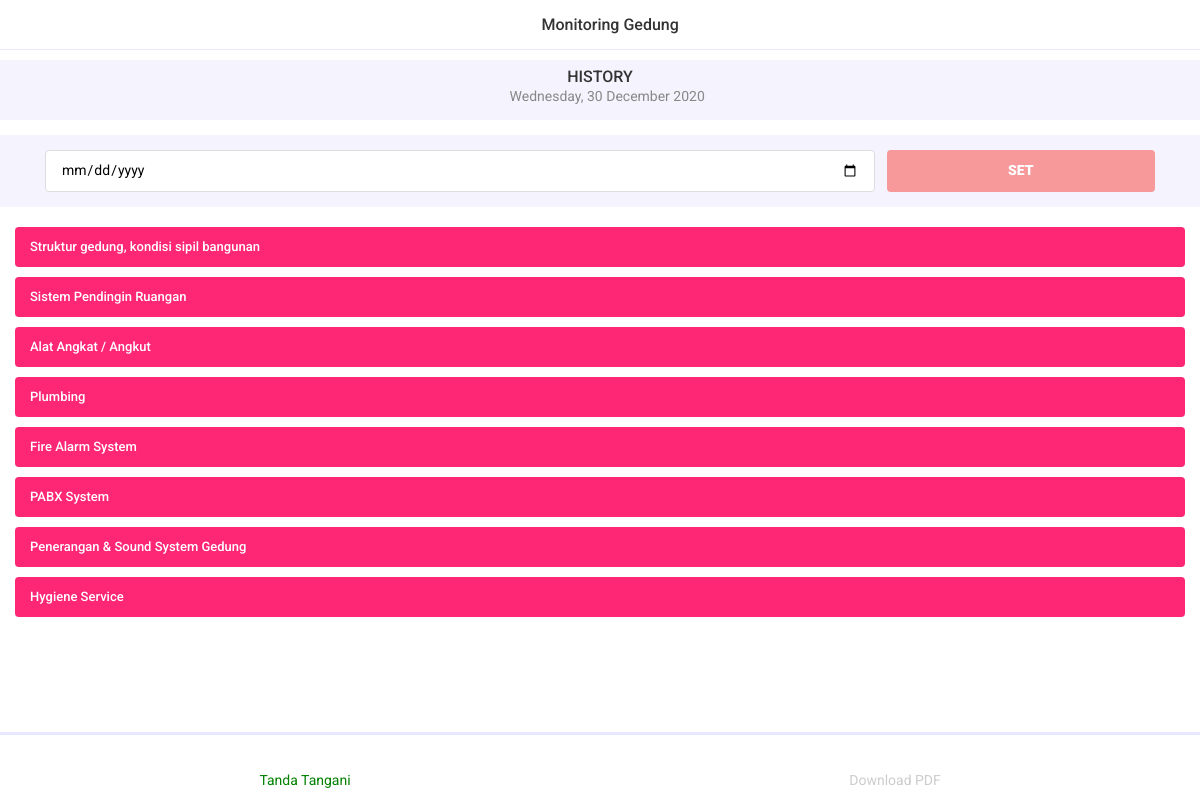
The app's page /menondc/history (signed in) with its own data.
### menondc/models.py (models this page shows, shortened)
class mendc_latest_history(models.Model):
    history = models.DateField(
        name="history", auto_now=False, auto_now_add=False, verbose_name="History")
    class Meta:
        db_table = ''
        managed = True
        verbose_name = 'history'
        verbose_name_plural = 'histories'

class mendc_area(models.Model):
    nama_area = models.CharField(max_length=100, name='namaArea',
                                 verbose_name='Nama Area', unique=True, blank=True, null=True)
    class Meta:
        db_table = ''
        managed = True
        verbose_name = 'area'
        verbose_name_plural = 'areas'

class mendc_day(models.Model):
    hari_ini = models.DateField(
        name="hariIni", auto_now=False, auto_now_add=False, verbose_name="Hari ini")
    mendcMaker = models.ForeignKey(User, verbose_name="Maker's Signature",
                                   on_delete=models.PROTECT, related_name="mendcMaker", blank=True, null=True, limit_choices_to={'groups__name': 'maker'})
    mendcChecker = models.ForeignKey(User, verbose_name="Checker's Signature",
                                     on_delete=models.PROTECT, related_name="mendcChecker", blank=True, null=True, limit_choices_to={'groups__name': 'checker'})
    mendcSigner = models.ForeignKey(User, verbose_name="Signer's Signature",
                                    on_delete=models.PROTECT, related_name="mendcSigner", blank=True, null=True, limit_choices_to={'groups__name': 'signer'})
    class Meta:
        verbose_name = _("day")
        verbose_name_plural = _("days")

### menondc/views.py (the view)
# urls.py: path('history', mendc_history, name='mendc_history'),
@login_required(login_url='user_login')
def mendc_history(request):
    obj = mendc_latest_history.objects.get(id=1)
    if request.method == 'POST':
        tgl = request.POST.get('date')
        if tgl:
            obj.history = datetime.strptime(tgl, '%Y-%m-%d').date()
            obj.save()
    areas = mendc_area.objects.all()
    subareas = mendc_subarea.objects.all()
    dailies = mendc_daily.objects.filter(hariIni=obj.history)
    dailies_queryset = dailies.count()
    days = None
    if request.user.groups.all().first().name == 'maker':
        days = mendc_day.objects.filter(Q(hariIni=date.today()) & Q(mendcMaker__isnull=True) & Q(
            mendcChecker__isnull=True) & Q(mendcSigner__isnull=True))
    if request.user.groups.all().first().name == 'checker':
        days = mendc_day.objects.filter(Q(hariIni=date.today()) & Q(mendcMaker__isnull=False) & Q(
            mendcChecker__isnull=True) & Q(mendcSigner__isnull=True))
    if request.user.groups.all().first().name == 'signer':
        days = mendc_day.objects.filter(Q(hariIni=date.today()) & Q(mendcMaker__isnull=False) & Q(
            mendcChecker__isnull=False) & Q(mendcSigner__isnull=True))
    context = {
        'areas': areas,
        'subareas': subareas,
        'harians': dailies,
        'tanggal': obj.history,
        'dailies_queryset': dailies_queryset,
        'title': 'Monitoring Gedung',
        'days':days
    }
    return render(request, 'menondc/mendc_history.html', context)

### templates/menondc/mendc_history.html (shortened to what this page needs)
{% extends "base.html" %}{% load static %}
{% block navbar %}
<div class="left"><a href='{% url "mendc_home" %}' class="link"><i class="icon ion-ios-arrow-back"></i></a>
</div>
<div class="title">{{title}}</div>
{% endblock navbar %}
{% block page_wrapper %}
<div class="newsletter bg-lightblue py-2">
    <div class="section-title text-center title-large">
        <h6>HISTORY</h6>
        <p><i class="icon ion-ios-calendar"></i> {{tanggal | date:"l, d F Y"}}</p>
    </div>
</div>
<div class="separator-small"></div>
<div class="form-elements bg-lightblue">
    <div class="separator-small"></div>
    <div class="container">
        <form method="POST" class="form-outline form-horizontal">
            <div class="form-wrapper">
                <div class="input-wrap row">
                    <div class="col-9">
                        <input type="date" name="date" id="date" class="date" autocomplete="off" value="01-01-2000"
                            placeholder="Select Date">
                    </div>
                    <div class="col-3">
                        <div class="button-default">
                            <button class="button minus-button bg-red select-date">SET</button>
                        </div>
                    </div>
                </div>
            </div>
        </form>
    </div>
    <div class="separator-small"></div>
</div>
<div class="separator-medium"></div>
<!-- <div class="maintenance">
    <div class="container">
        <img src="{% static 'images/maintenance.png' %}" height="300" width="300" alt="">
        <h5 class="mb-5" style="color: red;"><strong>Area Not Found</strong></h5>
        <div class="button-default">
            <div class="row">
                <div class="col-6">
                    <a href="{% url 'mendc_settings' %}" class="button">Settings</a>
                </div>
                <div class="col-6">
                    <a href="{% url 'mendc_area_add' %}" class="button button-outline">Create Area</a>
                </div>
            </div>
        </div>
    </div>
</div> -->
<div id="accordionParent" class="accordion accordion-inset">
    {% for area in areas %}
    <div class="accordion-item">
        <div class="accordion-title collapsed" data-toggle="collapse" data-target="#accordionTwo{{area.pk}}">
            {{area.namaArea}}
        </div>
    </div>
    {% endfor %}
</div>
{% endblock page_wrapper %}
{% block toolbar_bottom %}
<div class="separator-large"></div>
<ul class="toolbar-bottom toolbar-wrap">
    <li class="toolbar-item">
        {% for day in days %}
        {% if user.groups.all.0.name == 'maker' %}
        <a href="{% url 'user_mendc_maker_notification' user.username day.id day.hariIni %}"
            class="toolbar-link toolbar-link-active" style="color: green;">
            <i class="icon ion-ios-paper"></i>
            <p>Tanda Tangani</p>
        </a>
        {% elif user.groups.all.0.name == 'checker' %}
        <a href="{% url 'user_mendc_checker_notification' user.username day.id day.hariIni %}"
            class="toolbar-link toolbar-link-active" style="color: green;">
            <i class="icon ion-ios-paper"></i>
            <p>Tanda Tangani</p>
        </a>
        {% elif user.groups.all.0.name == 'signer' %}
        <a href="{% url 'user_mendc_signer_notification' user.username day.id day.hariIni %}"
            class="toolbar-link toolbar-link-active" style="color: green;">
            <i class="icon ion-ios-paper"></i>
            <p>Tanda Tangani</p>
        </a>
        {% endif %}
        {% endfor %}
    </li>
    <li class="toolbar-item">
        <a href="{% url 'mendc_history_download_pdf' %}" class="toolbar-link">
            <i class="icon ion-ios-download"></i>
            <p>Download PDF</p>
        </a>
    </li>
</ul>
{% endblock toolbar_bottom %}

### static/css/style.css (style rules this page uses)
body { font-family: 'Roboto', sans-serif; color: #888; font-size: 14px; font-weight: 400; background: #fff; }
h1, h2, h3, h4, h5, h6 { line-height: 110%; font-family: 'Roboto', sans-serif; margin: 0; font-weight: 500; color: #333; }
h6 { font-size: 16px; }
a { color: #333; }
ul { padding: 0; margin: 0; }
ul li { list-style-type: none; }
p { margin: 0; }
input { width: 100%; height: 42px; background: #eee; border-radius: 4px; border: 0; padding: 2px 15px; font-size: 14px; }
.input-wrap { margin-bottom: 15px; }
.input-wrap:last-child { margin-bottom: 0; }
.form-outline input { background: #fff; border: 1px solid #ddd; }
.row { margin-left: -6px; margin-right: -6px; margin-bottom: 12px; }
.row:last-child { margin-bottom: 0; }
.col-1, .col-2, .col-3, .col-4, .col-5, .col-6, .col-7, .col-8, .col-9, .col-10, .col-11, .col-12, .col, .col-auto, .col-sm-1, .col-sm-2, .col-sm-3, .col-sm-4, .col-sm-5, .col-sm-6, .col-sm-7, .col-sm-8, .col-sm-9, .col-sm-10, .col-sm-11, .col-sm-12, .col-sm, .col-sm-auto, .col-md-1, .col-md-2, .col-md-3, .col-md-4, .col-md-5, .col-md-6, .col-md-7, .col-md-8, .col-md-9, .col-md-10, .col-md-11, .col-md-12, .col-md, .col-md-auto, .col-lg-1, .col-lg-2, .col-lg-3, .col-lg-4, .col-lg-5, .col-lg-6, .col-lg-7, .col-lg-8, .col-lg-9, .col-lg-10, .col-lg-11, .col-lg-12, .col-lg, .col-lg-auto, .col-xl-1, .col-xl-2, .col-xl-3, .col-xl-4, .col-xl-5, .col-xl-6, .col-xl-7, .col-xl-8, .col-xl-9, .col-xl-10, .col-xl-11, .col-xl-12, .col-xl, .col-xl-auto { position: relative; width: 100%; padding-right: 6px; padding-left: 6px; }
.bg-lightblue { background: #f5f3fd !important; }
.bg-red { background: #f7999a !important; }
.separator-small { height: 15px; }
.separator-medium { height: 20px; }
.separator-large { height: 30px; }
.section-title { margin: 0 15px 15px; }
.navbar .link { display: flex; font-size: 26px; height: 50px; align-items: center; }
.navbar .title { font-size: 16px; color: #333; font-weight: 500; }
.toolbar-bottom { position: fixed; background: #fff; bottom: 0; left: 0; right: 0; width: 100%; height: 42px; border: 0; z-index: 600; padding: 0 10px; }
.toolbar-bottom::before { content: ''; position: absolute; top: 0; left: 0; right: auto; bottom: auto; background: #e7e8ff; z-index: 15; width: 100%; height: 1px; }
.toolbar-wrap { display: flex; }
.toolbar-item { width: 100%; }
.toolbar-link { width: 100%; height: 100%; padding-top: 5px; padding-bottom: 5px; align-items: center; justify-content: center; display: flex; flex-direction: column; color: #ccc; transition: .2s ease-in-out; }
.toolbar-link .icon { font-size: 22px; height: 28px; line-height: 28px; }
.toolbar-link.toolbar-link-active { color: #fe2775; }
.accordion .accordion-item .accordion-title { color: #fff; padding-left: 15px; padding-right: 15px; background: #fe2775; font-size: 15px; font-weight: 500; line-height: 50px; cursor: pointer; display: flex; }
.accordion-inset { margin: 0 15px; }
.accordion-inset .accordion-item { margin-bottom: 10px; }
.accordion-inset .accordion-item:last-child { margin-bottom: 0; }
.accordion-inset .accordion-title { border-radius: 4px; }
.button { background: #8998ff; border-radius: 4px; padding: 0 12px; line-height: 38px; font-size: 14px; font-weight: 500; color: #fff; text-transform: none; margin-top: 20px; border: 0; width: 100%; text-align: center; display: inline-block; }

### templates/base.html (style rules this page uses)
.section-title { margin-bottom: 5px; }
.toolbar-bottom { height: 68px; }
.toolbar-bottom::before { height: 3px; }
.toolbar-link .icon { font-size: 26px; line-height: 14px; }
.accordion .accordion-item .accordion-title { line-height: 40px; font-size: 13px; }

### templates/menondc/mendc_history.html (style rules this page uses)
.button { line-height: 25px; margin-top: 0; min-width: 100%; width: max-content; }
.form-wrapper .minus-button { font-weight: 900; color: #ffffff; height: 42px; display: inline; }
.toolbar-bottom::before { height: 3px; }

### records on screen
mendc_latest_history: history "Wednesday, 30 December 2020"
mendc_area: namaArea "Struktur gedung, kondisi sipil bangunan"
mendc_area: namaArea "Sistem Pendingin Ruangan"
mendc_area: namaArea "Alat Angkat / Angkut"
mendc_area: namaArea "Plumbing"
mendc_area: namaArea "Fire Alarm System"
mendc_area: namaArea "PABX System"
mendc_area: namaArea "Penerangan & Sound System Gedung"
mendc_area: namaArea "Hygiene Service"

### other values on screen
{{ title }} "Monitoring Gedung"
